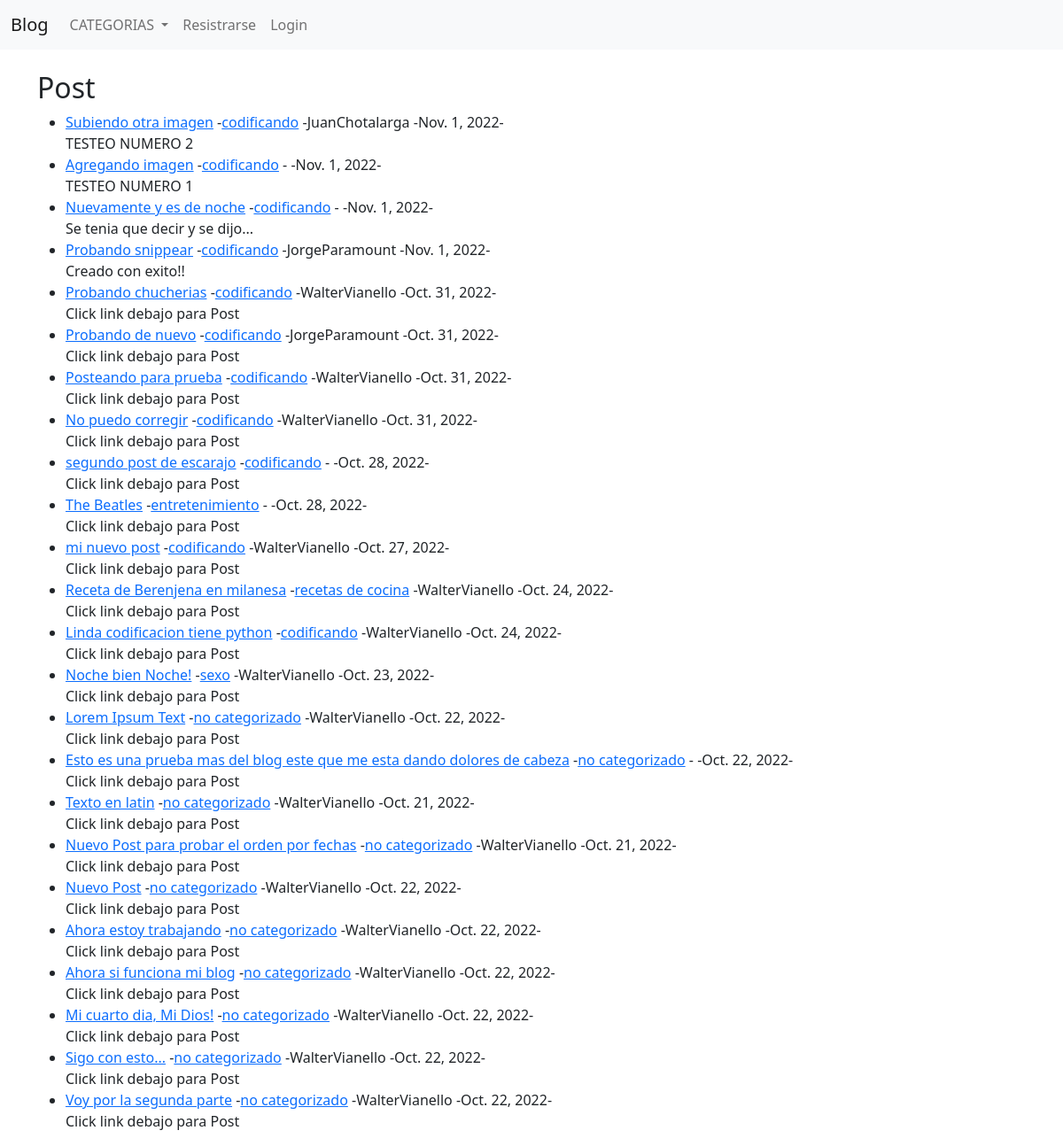
Before: / with the older database file.
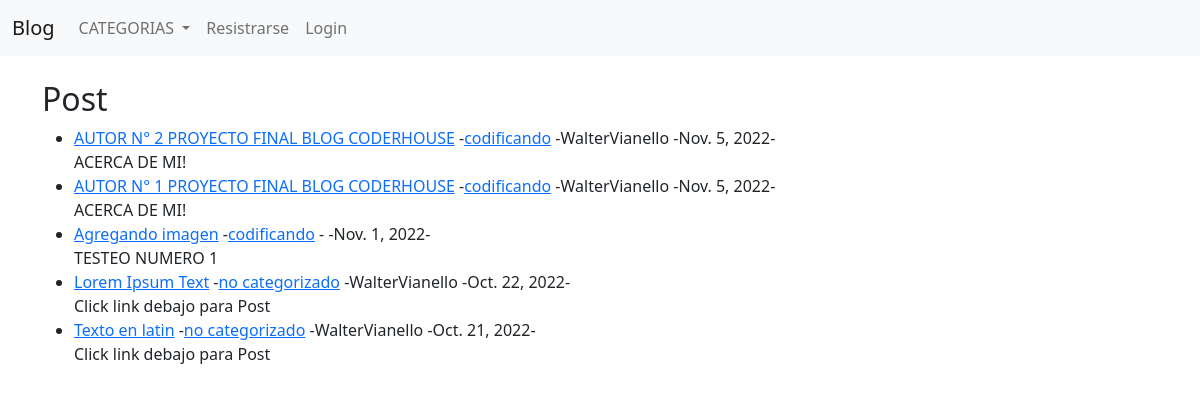
After: the same page with the newer database file.
### theblog/models.py (models this page shows, shortened)
class Post(models.Model):
    title=models.CharField(max_length=255)
    header_image=models.ImageField(null=True,blank=True, upload_to="images/")
    title_tag=models.CharField(max_length=255)
    author=models.ForeignKey(User,on_delete=models.CASCADE)
    body=RichTextField(blank=True, null=True)
    post_date=models.DateField(auto_now_add=True)
    category=models.CharField(max_length=255, default="No categorizado")
    snippet=models.CharField(max_length=255)
    likes=models.ManyToManyField(User, related_name="blog_posts")

### theblog/views.py (the view)
# urls.py: path("",HomeView.as_view(),name="home"),
class HomeView(ListView):
    model=Post
    template_name="home.html"
    ordering=["-post_date"]
    ordering=["-id"]
    def get_context_data(self,*args,**kwargs):
        cat_menu=Category.objects.all()
        context=super(HomeView,self).get_context_data(*args,**kwargs)
        context["cat_menu"]=cat_menu
        return context

### theblog/models.py (called while the page is built)
    def __str__(self):
        return self.name

### theblog/templates/home.html (shortened to what this page needs)
{%extends "base.html"%}
{%block content%}
<h2>Post</h2>
<ul>
{%for post in object_list%}
    <li><a href={%url "article_detail" post.pk%}>{{post.title}}</a>
        -<a href={%url "category" post.category|slugify%}>{{post.category}}</a>
        -{{post.author.first_name}}{{post.author.last_name}}
        -{{post.post_date}}-<br/>
        {{ post.snippet }}</li>
{%endfor%}
</ul>
{% endblock %}

Changed rows visible on the page:
removed Post: title "Subiendo otra imagen", category "codificando", author.first_name "Juan", author.last_name "Chotalarga", post_date "Nov. 1, 2022", snippet "TESTEO NUMERO 2"
removed Post: title "Nuevamente y es de noche", category "codificando", post_date "Nov. 1, 2022", snippet "Se tenia que decir y se dijo..."
removed Post: title "Probando snippear", category "codificando", author.first_name "Jorge", author.last_name "Paramount", post_date "Nov. 1, 2022", snippet "Creado con exito!!"
removed Post: title "Probando chucherias", category "codificando", author.first_name "Walter", author.last_name "Vianello", post_date "Oct. 31, 2022", snippet "Click link debajo para Post"
removed Post: title "Probando de nuevo", category "codificando", author.first_name "Jorge", author.last_name "Paramount", post_date "Oct. 31, 2022", snippet "Click link debajo para Post"
removed Post: title "Posteando para prueba", category "codificando", author.first_name "Walter", author.last_name "Vianello", post_date "Oct. 31, 2022", snippet "Click link debajo para Post"
removed Post: title "No puedo corregir", category "codificando", author.first_name "Walter", author.last_name "Vianello", post_date "Oct. 31, 2022", snippet "Click link debajo para Post"
removed Post: title "segundo post de escarajo", category "codificando", post_date "Oct. 28, 2022", snippet "Click link debajo para Post"
removed Post: title "The Beatles", category "entretenimiento", post_date "Oct. 28, 2022", snippet "Click link debajo para Post"
removed Post: title "mi nuevo post", category "codificando", author.first_name "Walter", author.last_name "Vianello", post_date "Oct. 27, 2022", snippet "Click link debajo para Post"
removed Post: title "Receta de Berenjena en milanesa", category "recetas de cocina", author.first_name "Walter", author.last_name "Vianello", post_date "Oct. 24, 2022", snippet "Click link debajo para Post"
removed Post: title "Linda codificacion tiene python", category "codificando", author.first_name "Walter", author.last_name "Vianello", post_date "Oct. 24, 2022", snippet "Click link debajo para Post"
removed Post: title "Noche bien Noche!", category "sexo", author.first_name "Walter", author.last_name "Vianello", post_date "Oct. 23, 2022", snippet "Click link debajo para Post"
removed Post: title "Esto es una prueba mas del blog este que me esta dando dolores de cabeza", category "no categorizado", post_date "Oct. 22, 2022", snippet "Click link debajo para Post"
removed Post: title "Nuevo Post para probar el orden por fechas", category "no categorizado", author.first_name "Walter", author.last_name "Vianello", post_date "Oct. 21, 2022", snippet "Click link debajo para Post"
removed Post: title "Nuevo Post", category "no categorizado", author.first_name "Walter", author.last_name "Vianello", post_date "Oct. 22, 2022", snippet "Click link debajo para Post"
removed Post: title "Ahora estoy trabajando", category "no categorizado", author.first_name "Walter", author.last_name "Vianello", post_date "Oct. 22, 2022", snippet "Click link debajo para Post"
removed Post: title "Ahora si funciona mi blog", category "no categorizado", author.first_name "Walter", author.last_name "Vianello", post_date "Oct. 22, 2022", snippet "Click link debajo para Post"
removed Post: title "Mi cuarto dia, Mi Dios!", category "no categorizado", author.first_name "Walter", author.last_name "Vianello", post_date "Oct. 22, 2022", snippet "Click link debajo para Post"
removed Post: title "Sigo con esto...", category "no categorizado", author.first_name "Walter", author.last_name "Vianello", post_date "Oct. 22, 2022", snippet "Click link debajo para Post"
removed Post: title "Voy por la segunda parte", category "no categorizado", author.first_name "Walter", author.last_name "Vianello", post_date "Oct. 22, 2022", snippet "Click link debajo para Post"
added Post: title "AUTOR N° 2 PROYECTO FINAL BLOG CODERHOUSE", category "codificando", author.first_name "Walter", author.last_name "Vianello", post_date "Nov. 5, 2022", snippet "ACERCA DE MI!"
added Post: title "AUTOR N° 1 PROYECTO FINAL BLOG CODERHOUSE", category "codificando", author.first_name "Walter", author.last_name "Vianello", post_date "Nov. 5, 2022", snippet "ACERCA DE MI!"
